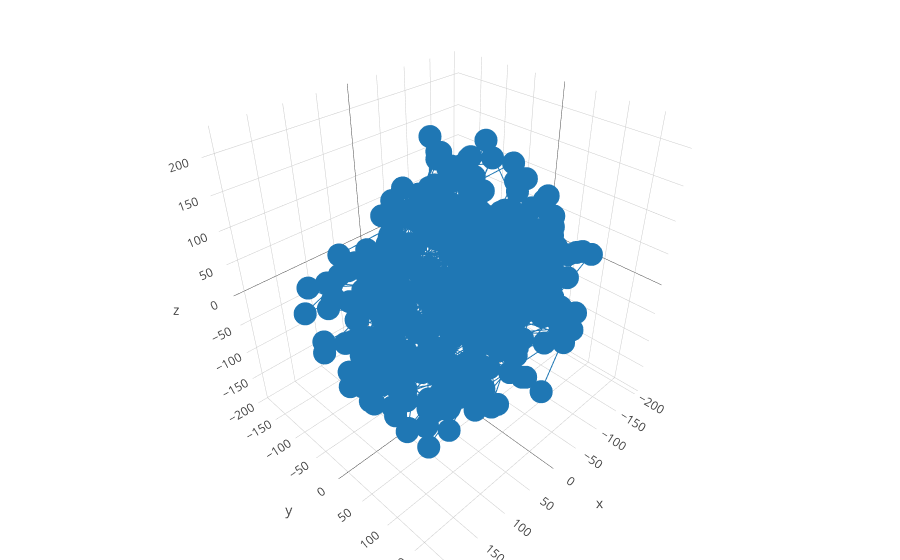

The cell this chart's notebook holds for it:
### Code cell
trace1 = go.Scatter3d(
    x=predictions_reduced[:,0],
    y=predictions_reduced[:,1],
     z=predictions_reduced[:,2]
)

data = [trace1]
layout = go.Layout(
    margin=dict(
        l=0,
        r=0,
        b=0,
        t=0
    )
)
fig = go.Figure(data=data, layout=layout)
py.iplot(fig, filename='simple-3d-scatter')

### Figure 1 — Plotly figure (JSON) as saved in the notebook; plotly's stock layout.template omitted (floating-point values rounded to 4 significant figures; data arrays with more than 128 entries replaced by an {"elided": "..."} marker saying what was removed)
{"data": [{"type": "scatter3d", "x": {"elided": "441 float values"}, "y": {"elided": "441 float values"}, "z": {"elided": "441 float values"}}], "layout": {"margin": {"b": 0, "l": 0, "r": 0, "t": 0}}}
